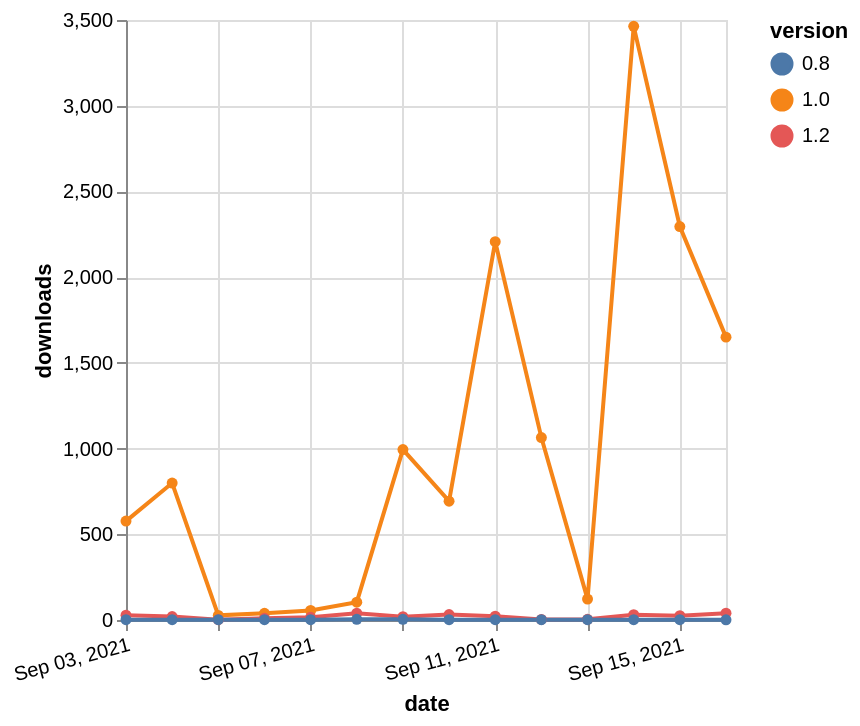

The Vega-Lite source for this figure:
### Vega-Lite specification from a JSON file in a GitHub repository (floating-point values rounded to 4 significant figures)
{"$schema": "https://vega.github.io/schema/vega-lite/v5.json", "description": "A simple bar chart with embedded data.", "data": {"values": [{"date": "2021-09-03", "total": 947034, "delta": 577, "version": "1.0"}, {"date": "2021-09-04", "total": 947833, "delta": 799, "version": "1.0"}, {"date": "2021-09-05", "total": 947860, "delta": 27, "version": "1.0"}, {"date": "2021-09-06", "total": 947899, "delta": 39, "version": "1.0"}, {"date": "2021-09-07", "total": 947955, "delta": 56, "version": "1.0"}, {"date": "2021-09-08", "total": 948059, "delta": 104, "version": "1.0"}, {"date": "2021-09-09", "total": 949053, "delta": 994, "version": "1.0"}, {"date": "2021-09-10", "total": 949746, "delta": 693, "version": "1.0"}, {"date": "2021-09-11", "total": 951953, "delta": 2207, "version": "1.0"}, {"date": "2021-09-12", "total": 953017, "delta": 1064, "version": "1.0"}, {"date": "2021-09-13", "total": 953139, "delta": 122, "version": "1.0"}, {"date": "2021-09-14", "total": 956602, "delta": 3463, "version": "1.0"}, {"date": "2021-09-15", "total": 958897, "delta": 2295, "version": "1.0"}, {"date": "2021-09-16", "total": 960547, "delta": 1650, "version": "1.0"}, {"date": "2021-09-03", "total": 227644, "delta": 28, "version": "1.2"}, {"date": "2021-09-04", "total": 227664, "delta": 20, "version": "1.2"}, {"date": "2021-09-05", "total": 227666, "delta": 2, "version": "1.2"}, {"date": "2021-09-06", "total": 227676, "delta": 10, "version": "1.2"}, {"date": "2021-09-07", "total": 227692, "delta": 16, "version": "1.2"}, {"date": "2021-09-08", "total": 227732, "delta": 40, "version": "1.2"}, {"date": "2021-09-09", "total": 227751, "delta": 19, "version": "1.2"}, {"date": "2021-09-10", "total": 227783, "delta": 32, "version": "1.2"}, {"date": "2021-09-11", "total": 227805, "delta": 22, "version": "1.2"}, {"date": "2021-09-12", "total": 227808, "delta": 3, "version": "1.2"}, {"date": "2021-09-13", "total": 227812, "delta": 4, "version": "1.2"}, {"date": "2021-09-14", "total": 227843, "delta": 31, "version": "1.2"}, {"date": "2021-09-15", "total": 227868, "delta": 25, "version": "1.2"}, {"date": "2021-09-16", "total": 227908, "delta": 40, "version": "1.2"}, {"date": "2021-09-03", "total": 27213, "delta": 2, "version": "0.8"}, {"date": "2021-09-04", "total": 27215, "delta": 2, "version": "0.8"}, {"date": "2021-09-05", "total": 27217, "delta": 2, "version": "0.8"}, {"date": "2021-09-06", "total": 27219, "delta": 2, "version": "0.8"}, {"date": "2021-09-07", "total": 27221, "delta": 2, "version": "0.8"}, {"date": "2021-09-08", "total": 27225, "delta": 4, "version": "0.8"}, {"date": "2021-09-09", "total": 27229, "delta": 4, "version": "0.8"}, {"date": "2021-09-10", "total": 27231, "delta": 2, "version": "0.8"}, {"date": "2021-09-11", "total": 27233, "delta": 2, "version": "0.8"}, {"date": "2021-09-12", "total": 27235, "delta": 2, "version": "0.8"}, {"date": "2021-09-13", "total": 27237, "delta": 2, "version": "0.8"}, {"date": "2021-09-14", "total": 27239, "delta": 2, "version": "0.8"}, {"date": "2021-09-15", "total": 27241, "delta": 2, "version": "0.8"}, {"date": "2021-09-16", "total": 27242, "delta": 1, "version": "0.8"}]}, "width": "container", "mark": {"type": "line", "point": {"filled": true}}, "encoding": {"x": {"field": "date", "type": "temporal", "timeUnit": "yearmonthdate", "title": "date", "axis": {"labelAngle": -15}}, "y": {"field": "delta", "type": "quantitative", "title": "downloads"}, "color": {"field": "version", "type": "nominal"}, "tooltip": {"field": "delta"}}}
